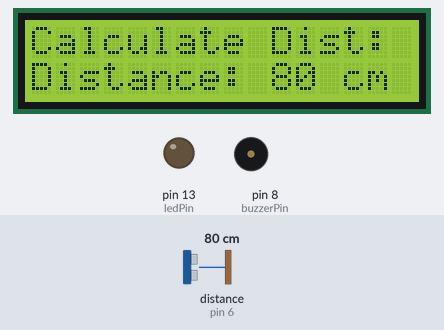
The sketch below on a simulated Arduino Uno, built with avr-gcc and run on an emulated ATmega328P. On the bench: 16×2 character LCD, output pins drawn as LEDs (lit = HIGH), buzzer (waves = sounding). Wiring (inferred from the names in the program): ultrasonic range finder: trigger pin 7; echo pin 6. Dashed ring = blinking. Inputs (shaded band) come from the test bench; at power-on: distance to the obstacle (sensor on pin 6) 80 cm. The echo pulse lasts 58.3 µs per cm; pins used as bus, display or sensor lines are not drawn.

Above: at 3.2 s.
3.3 s: distance to the obstacle (sensor on pin 6) set to 52 cm
At 4.2 s:
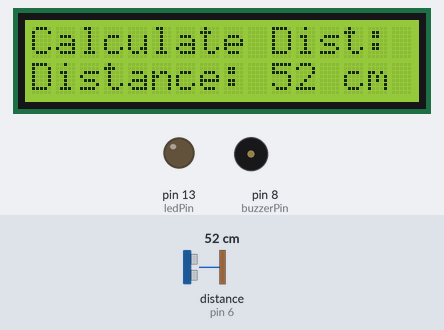
4.9 s: distance to the obstacle (sensor on pin 6) set to 47 cm
At 5.18 s:
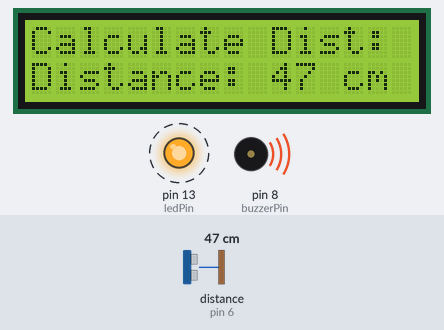
7.9 s: distance to the obstacle (sensor on pin 6) set to 12 cm
At 8.11 s:
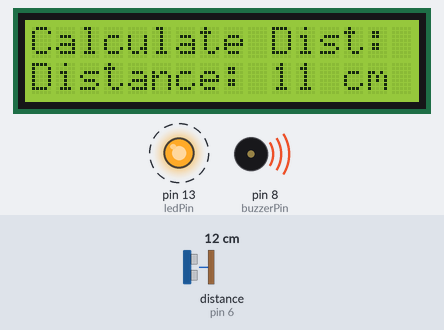
9.5 s: distance to the obstacle (sensor on pin 6) set to 9 cm
At 10.06 s:
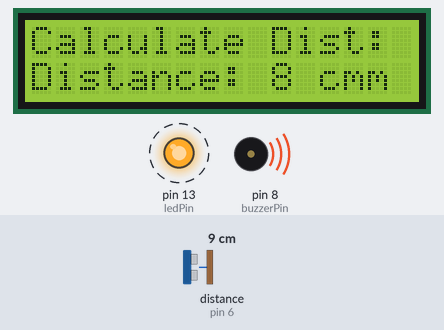
Timing chart, 0 to 12.6 s (numbered marks = the images above; inputs shaded):
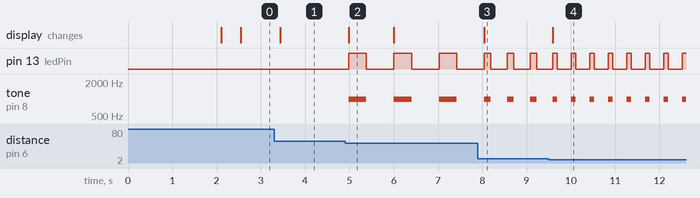

Measured:
- the behaviour switches between 50 and 49 cm on distance to the obstacle (sensor on pin 6) (found by bisection; images 1 and 2)
- the behaviour switches between 11 and 10 cm on distance to the obstacle (sensor on pin 6) (found by bisection; images 3 and 4)
- after the input at 3.3 s, the display: changes after 0.14 s (image 1)
- after the input at 4.9 s, pin 13 (ledPin): alternates HIGH for 0.40 s and LOW for 0.62 s, starting after 0.08 s; tone on pin 8 (buzzerPin): alternates 1000 Hz for 0.40 s and silent for 0.62 s, starting after 0.08 s; the display: changes after 0.08 s (image 2)
- after the input at 7.9 s, pin 13 (ledPin): alternates HIGH for 0.15 s and LOW for 0.37 s, starting after 0.29 s; tone on pin 8 (buzzerPin): alternates 1000 Hz for 0.15 s and silent for 0.37 s, starting after 0.29 s; the display: changes after 0.14 s (image 3)
- after the input at 9.5 s, the display: changes after 0.10 s (image 4)
- what the display in image 2 shows lasts 1.0 s, from 5.0 s to 6.0 s

The sketch:

distance_measurement.ino
```cpp
#include <Wire.h>
#include <LiquidCrystal_I2C.h>

LiquidCrystal_I2C lcd(0x27, 16, 2);

const int trigPin = 7;  // Trig pin
const int echoPin = 6;  // Echo pin
const int buzzerPin = 8; // Buzzer pin
const int ledPin = 13;   // LED pin

void setup() {
  lcd.init();
  lcd.backlight();

  pinMode(trigPin, OUTPUT);
  pinMode(echoPin, INPUT);
  pinMode(buzzerPin, OUTPUT);
  pinMode(ledPin, OUTPUT);

  lcd.setCursor(0, 0);
  lcd.print("Calculate Dist:");
  delay(2000);
}

void alertSystem(int delayTime) {
  if (delayTime == -1) {
    tone(buzzerPin, 1000);
    digitalWrite(ledPin, HIGH);
  } else if (delayTime > 0) {
    tone(buzzerPin, 1000);
    digitalWrite(ledPin, HIGH);
    delay(delayTime);
    noTone(buzzerPin);
    digitalWrite(ledPin, LOW);
    delay(delayTime);
  } else {
    noTone(buzzerPin);
    digitalWrite(ledPin, LOW);
  }
}

void loop() {
  digitalWrite(trigPin, LOW);
  delayMicroseconds(2);
  digitalWrite(trigPin, HIGH);
  delayMicroseconds(10);
  digitalWrite(trigPin, LOW);

  long duration = pulseIn(echoPin, HIGH);
  long distance = (duration * 0.0343) / 2;

  lcd.setCursor(0, 1);
  lcd.print("Distance:   ");
  lcd.setCursor(10, 1);
  lcd.print(distance);
  lcd.print(" cm");

 if (distance <= 3) {
    alertSystem(-1);
  } else if (distance < 5) {
    alertSystem(50);
  } else if (distance < 10) {
    alertSystem(100);
  } else if (distance < 15) {
    alertSystem(150);
  } else if (distance < 20) {
    alertSystem(200);
  } else if (distance < 25) {
    alertSystem(250);
  } else if (distance < 30) {
    alertSystem(300);
  } else if (distance < 40) {
    alertSystem(350);
  } else if (distance < 50) {
    alertSystem(400);
  } else {
    alertSystem(0);
  }

  delay(200);

}
```
